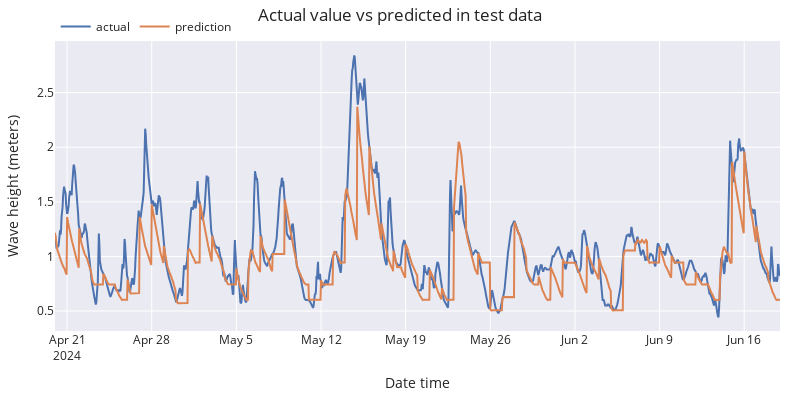

Write notebook code for a chart like this one.
### Code cell
# Plot predictions vs real value
# ======================================================================================
fig = go.Figure()
trace1 = go.Scatter(x=df_test.index, y=df_test['wave_height'], name="actual", mode="lines")
trace2 = go.Scatter(x=predictions.index, y=predictions['pred'], name="prediction", mode="lines")
fig.add_trace(trace1)
fig.add_trace(trace2)
fig.update_layout(
    title="Actual value vs predicted in test data",
    xaxis_title="Date time",
    yaxis_title="Wave height (meters)",
    width=800,
    height=400,
    margin=dict(l=20, r=20, t=35, b=20),
    legend=dict(
        orientation="h",
        yanchor="top",
        y=1.1,
        xanchor="left",
        x=0.001
    )
)
fig.show()

### Figure 1 — Plotly figure (JSON) as saved in the notebook; plotly's stock layout.template omitted (floating-point values rounded to 4 significant figures; data arrays with more than 128 entries replaced by an {"elided": "..."} marker saying what was removed)
{"data": [{"mode": "lines", "name": "actual", "type": "scatter", "x": {"elided": "1440 str values"}, "y": {"elided": "1440 float values"}}, {"mode": "lines", "name": "prediction", "type": "scatter", "x": {"elided": "1440 str values"}, "y": {"elided": "1440 float values"}}], "layout": {"height": 400, "legend": {"orientation": "h", "x": 0.001, "xanchor": "left", "y": 1.1, "yanchor": "top"}, "margin": {"b": 20, "l": 20, "r": 20, "t": 35}, "title": {"text": "Actual value vs predicted in test data"}, "width": 800, "xaxis": {"title": {"text": "Date time"}}, "yaxis": {"title": {"text": "Wave height (meters)"}}}}
